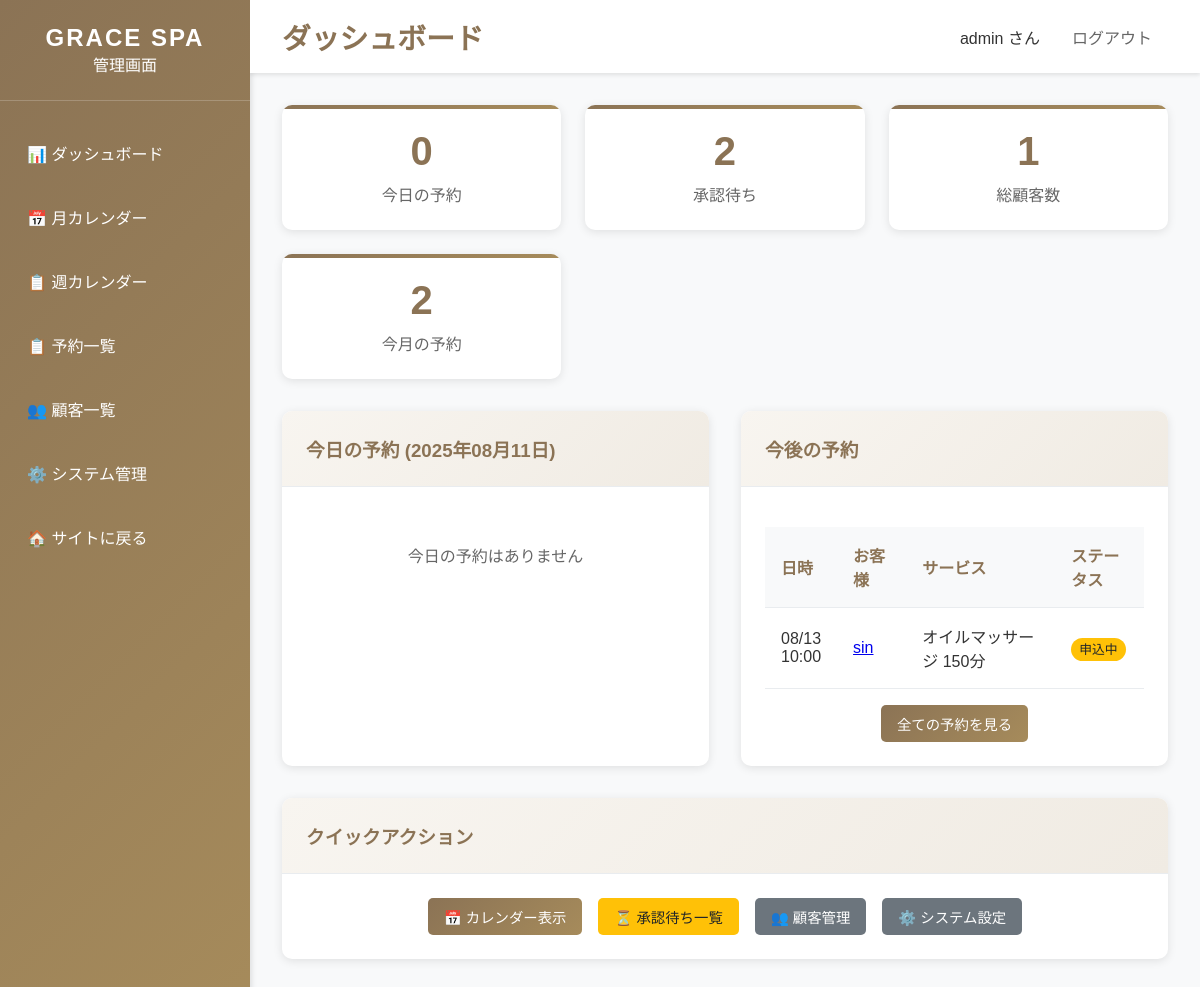
Page /dashboard/ (signed in) on the earlier database version.
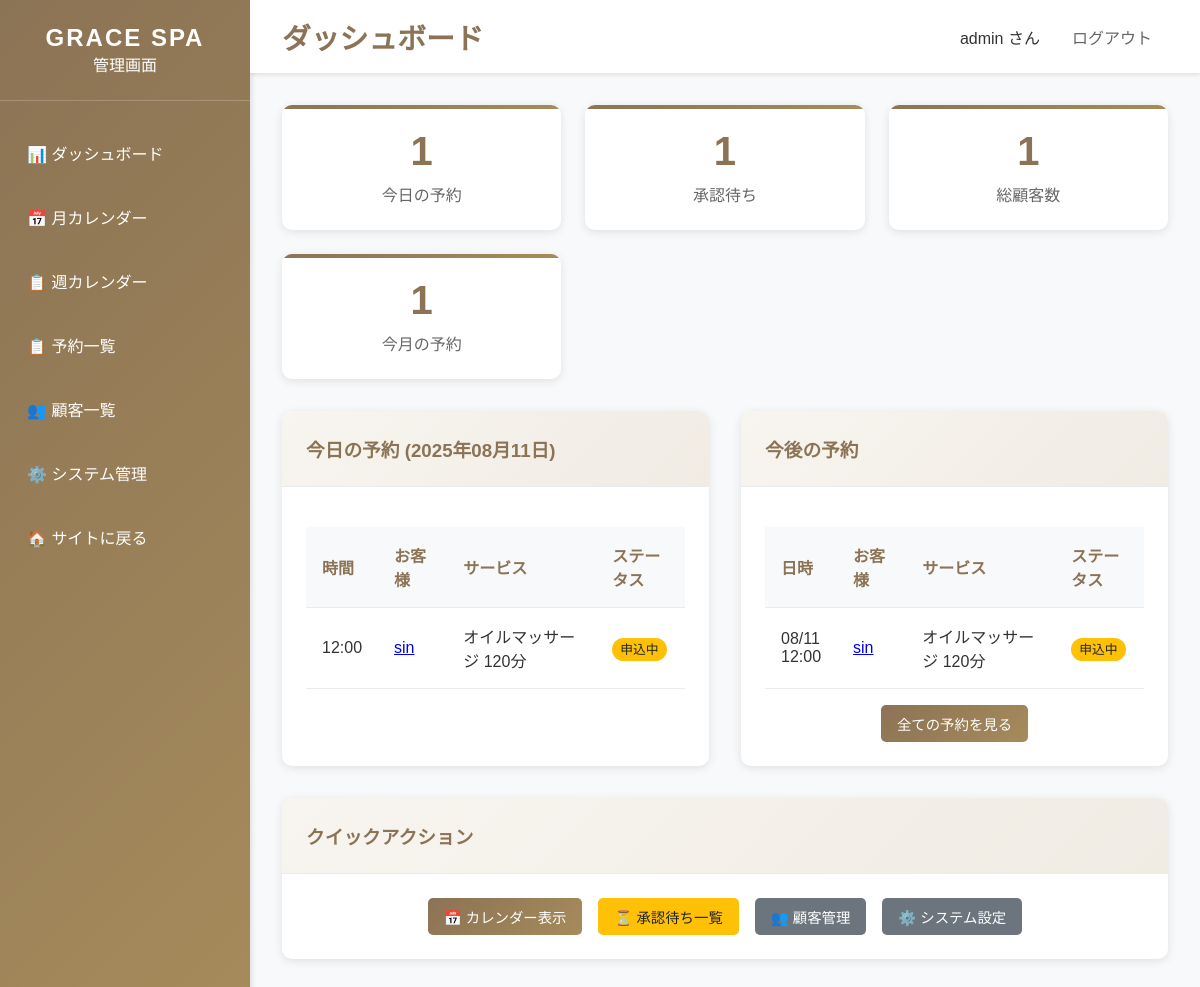
Same page on the later database version.
### bookings/models.py (models this page shows, shortened)
class Booking(models.Model):
    STATUS_CHOICES = [
        ('pending', '予約申込中'),
        ('confirmed', '予約確定'),
        ('completed', '施術完了'),
        ('cancelled', 'キャンセル'),
        ('no_show', '無断キャンセル'),
    ]
    customer = models.ForeignKey(Customer, on_delete=models.CASCADE, verbose_name='顧客')
    service = models.ForeignKey(Service, on_delete=models.CASCADE, verbose_name='サービス')
    therapist = models.ForeignKey(Therapist, on_delete=models.CASCADE, verbose_name='施術者', blank=True, null=True)
    booking_date = models.DateField('予約日')
    booking_time = models.TimeField('予約時間')
    status = models.CharField('ステータス', max_length=20, choices=STATUS_CHOICES, default='pending')
    notes = models.TextField('備考', blank=True)
    created_at = models.DateTimeField('作成日時', auto_now_add=True)
    updated_at = models.DateTimeField('更新日時', auto_now=True)
    class Meta:
        verbose_name = '予約'
        verbose_name_plural = '予約'
        unique_together = ['booking_date', 'booking_time', 'therapist']

class Customer(models.Model):
    name = models.CharField('お名前', max_length=100)
    email = models.EmailField('メールアドレス')
    phone_regex = RegexValidator(
        regex=r'^[0-9\-]+$',
        message="電話番号は数字とハイフンのみ入力可能です。"
    )
    phone = models.CharField('電話番号', validators=[phone_regex], max_length=20)
    notes = models.TextField('備考', blank=True)
    created_at = models.DateTimeField('作成日時', auto_now_add=True)
    class Meta:
        verbose_name = '顧客'
        verbose_name_plural = '顧客'

class Service(models.Model):
    name = models.CharField('サービス名', max_length=100)
    duration_minutes = models.IntegerField('時間（分）')
    price = models.IntegerField('料金')
    description = models.TextField('説明', blank=True)
    is_active = models.BooleanField('有効', default=True)
    created_at = models.DateTimeField('作成日時', auto_now_add=True)
    class Meta:
        verbose_name = 'サービス'
        verbose_name_plural = 'サービス'

### dashboard/views.py (the view)
# urls.py: path('dashboard/', views.dashboard_home, name='home'),
@staff_member_required
def dashboard_home(request):
    today = timezone.now().date()
    today_bookings = Booking.objects.filter(
        booking_date=today,
        status__in=['pending', 'confirmed']
    ).order_by('booking_time')
    stats = {
        'today_bookings': today_bookings.count(),
        'pending_bookings': Booking.objects.filter(status='pending').count(),
        'total_customers': Customer.objects.count(),
        'this_month_bookings': Booking.objects.filter(
            booking_date__year=today.year,
            booking_date__month=today.month
        ).count(),
    }
    upcoming_bookings = Booking.objects.filter(
        booking_date__gte=today,
        booking_date__lte=today + timedelta(days=7),
        status__in=['pending', 'confirmed']
    ).order_by('booking_date', 'booking_time')[:10]
    context = {
        'title': 'ダッシュボード - GRACE SPA管理画面',
        'today': today,
        'today_bookings': today_bookings,
        'upcoming_bookings': upcoming_bookings,
        'stats': stats,
    }
    return render(request, 'dashboard/home.html', context)

### templates/dashboard/home.html (shortened to what the changed rows need)
{% extends 'dashboard/base_dashboard.html' %}
{% block page_title %}ダッシュボード{% endblock %}
{% block content %}
<div class="stats-grid">
    <div class="stat-card">
        <div class="stat-number">{{ stats.today_bookings }}</div>
        <div class="stat-label">今日の予約</div>
    </div>
    <div class="stat-card">
        <div class="stat-number">{{ stats.pending_bookings }}</div>
        <div class="stat-label">承認待ち</div>
    </div>
    <div class="stat-card">
        <div class="stat-number">{{ stats.this_month_bookings }}</div>
        <div class="stat-label">今月の予約</div>
    </div>
</div>
<div style="display: grid; grid-template-columns: 1fr 1fr; gap: 2rem;">
    <div class="card">
        <div class="card-body">
            {% if today_bookings %}
                <table class="table">
                    <thead>
                        <tr>
                            <th>時間</th>
                            <th>お客様</th>
                            <th>サービス</th>
                            <th>ステータス</th>
                        </tr>
                    </thead>
                    <tbody>
                        {% for booking in today_bookings %}
                        <tr>
                            <td>{{ booking.booking_time }}</td>
                            <td>
                                <a href="{% url 'dashboard:booking_detail' booking.id %}">
                                    {{ booking.customer.name }}
                                </a>
                            </td>
                            <td>{{ booking.service.name }}</td>
                            <td>
                                {% if booking.status == 'pending' %}
                                    <span class="badge badge-pending">申込中</span>
                                {% elif booking.status == 'confirmed' %}
                                    <span class="badge badge-confirmed">確定</span>
                                {% endif %}
                            </td>
                        </tr>
                        {% endfor %}
                    </tbody>
                </table>
            {% else %}
                <p style="text-align: center; color: #666; padding: 2rem;">今日の予約はありません</p>
            {% endif %}
        </div>
    </div>
    <div class="card">
        <div class="card-body">
            {% if upcoming_bookings %}
                <table class="table">
                    <thead>
                        <tr>
                            <th>日時</th>
                            <th>お客様</th>
                            <th>サービス</th>
                            <th>ステータス</th>
                        </tr>
                    </thead>
                    <tbody>
                        {% for booking in upcoming_bookings %}
                        <tr>
                            <td>{{ booking.booking_date|date:"m/d" }}<br>{{ booking.booking_time }}</td>
                            <td>
                                <a href="{% url 'dashboard:booking_detail' booking.id %}">
                                    {{ booking.customer.name }}
                                </a>
                            </td>
                            <td>{{ booking.service.name }}</td>
                            <td>
                                {% if booking.status == 'pending' %}
                                    <span class="badge badge-pending">申込中</span>
                                {% elif booking.status == 'confirmed' %}
                                    <span class="badge badge-confirmed">確定</span>
                                {% endif %}
                            </td>
                        </tr>
                        {% endfor %}
                    </tbody>
                </table>
            {% else %}
                <p style="text-align: center; color: #666; padding: 2rem;">今後の予約はありません</p>
            {% endif %}
        </div>
    </div>
</div>
{% endblock %}

Differences in the rows shown:
removed Booking: booking_date "08/13", booking_time "10:00", customer.name "sin", service.name "オイルマッサージ 150分", status "申込中", shown under "今後の予約"
added Booking: booking_time "12:00", customer.name "sin", service.name "オイルマッサージ 120分", status "申込中", booking_date "08/11"
Other differences:
{{ stats.today_bookings }}: "0" → "1"
{{ stats.pending_bookings }}: "2" → "1"
{{ stats.this_month_bookings }}: "2" → "1"
text no longer shown: "今日の予約はありません"
text now shown: "時間 お客様 サービス ステータス"
